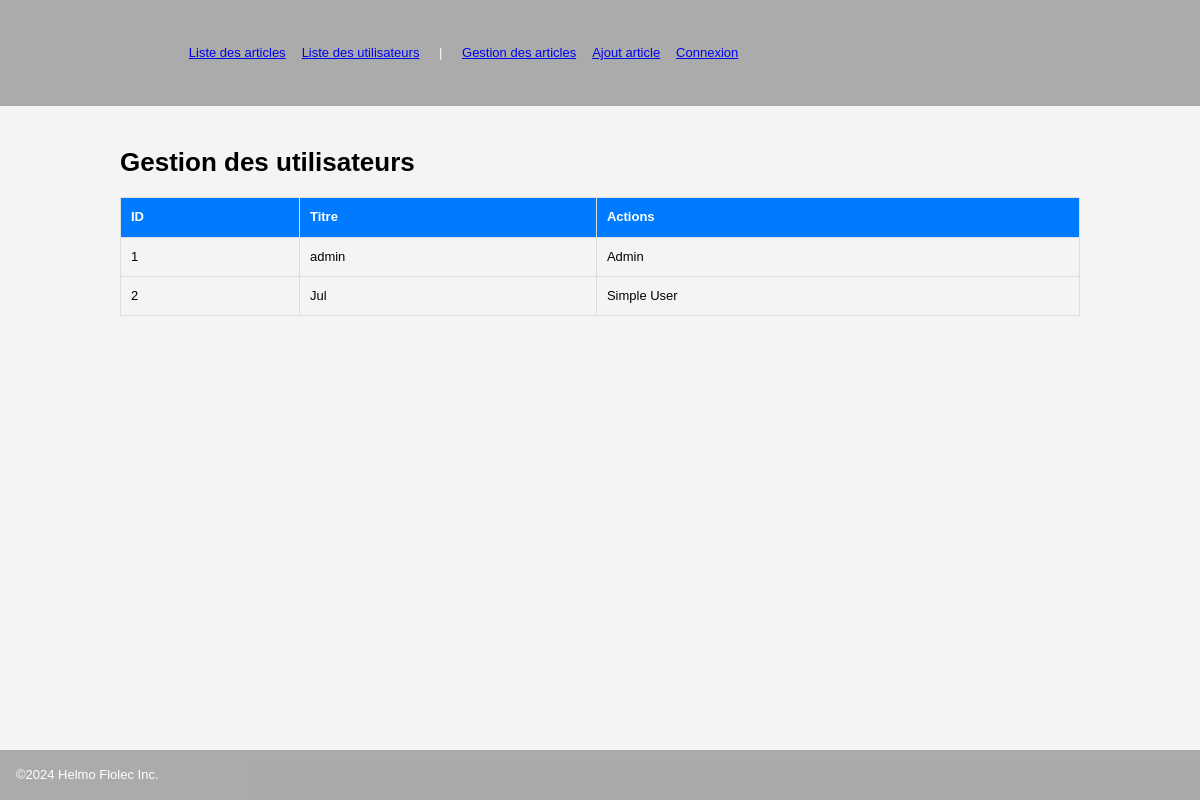
The page /public/admin/gestionUser.php on the database as committed earlier.
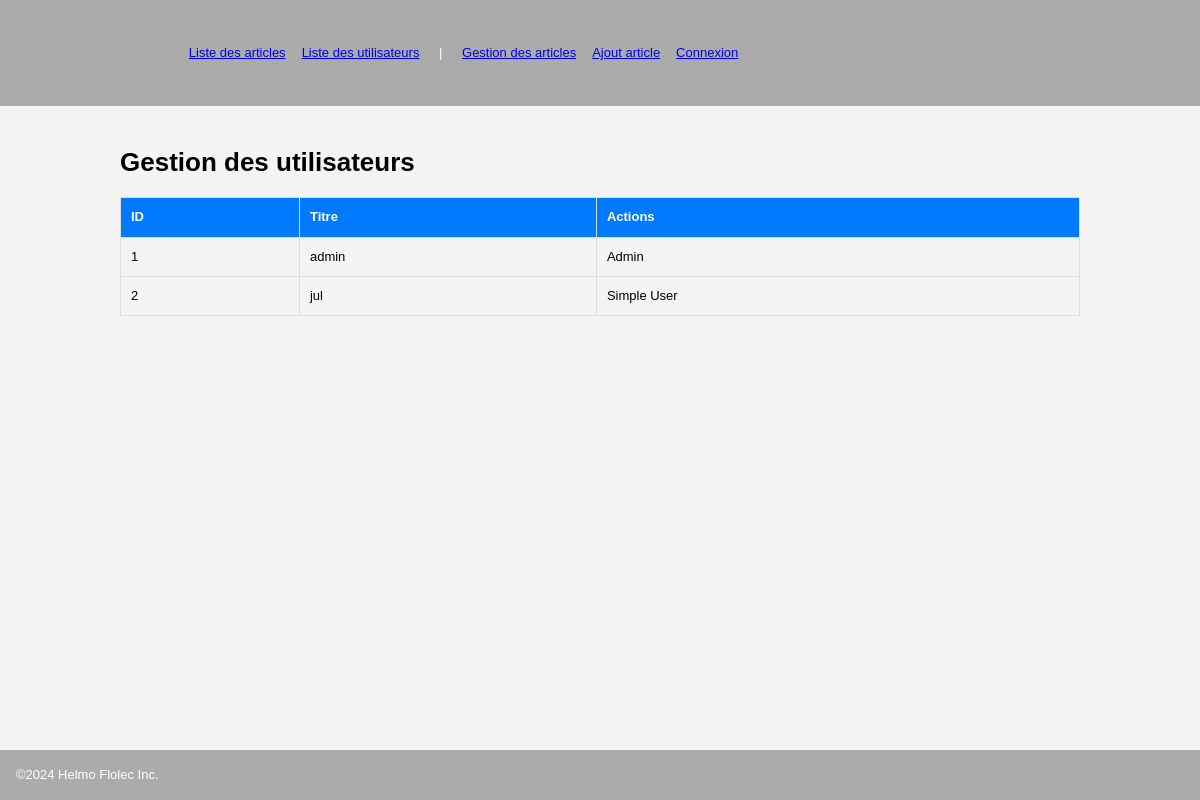
The same page on the database as committed later.
### tables this page shows
CREATE TABLE IF NOT EXISTS `blog_user` 
 ( `id` int NOT NULL AUTO_INCREMENT, 
 `nom` varchar(100) NOT NULL, 
 `mdp` varchar(300) NOT NULL, 
 `is_admin` TINYINT(1) NOT NULL, PRIMARY KEY (`id`) );

### php/db_user.inc.php (called while the page is built, shortened)
<?php
class UserRepository
{
    public function getAllUsers(string &$message): array
    {
        $result = [];
        $bdd = null;
        try {
            $bdd = DBLink::connect2db(MYDB, $message);
            $stmt  = $bdd->query("SELECT * FROM " . self::TABLE_NAME . " order by id", PDO::FETCH_CLASS,  \Blog\User::class);
            $result = $stmt->fetchAll();
        } catch (\Exception $e) {
            $message .= $e->getMessage() . '<br>';
        } finally {
            DBLink::disconnect($bdd);
        }
        return $result;
    }
}

### php/utils.inc.php (called while the page is built, shortened)
<?php
function nettoyage(?string $data): string
{
    return htmlspecialchars(trim($data ?? ''), ENT_QUOTES, 'UTF-8');
}

### public/admin/gestionUser.php (the view, shortened to what this page needs)
<?php
require_once  '../../php/db_user.inc.php';
require_once  '../../php/utils.inc.php';
$message = $messageErreur = '';
$userRepository = new UserRepository();
$users = $userRepository->getAllUsers($messageErreur);
?>
<?php include   '../../inc/head.inc.php' ?>
<?php include   '../../inc/header.inc.php' ?>
<main class="centrage ">
    <h1>Gestion des utilisateurs</h1>
    <table>
        <thead>
            <tr>
                <th>ID</th>
                <th>Titre</th>
                <th>Actions</th>
            </tr>
        </thead>
        <tbody>
            <?php foreach ($users as $user): ?>
                <tr>
                    <td><?= $user->id; ?></td>
                    <td><?= nettoyage($user->nom); ?></td>
                    <td><?= ($user->is_admin) ? "Admin" : "Simple User"; ?></td>
                </tr>
            <?php endforeach; ?>
        </tbody>
    </table>
</main>
<?php include  '../../inc/footer.inc.php' ?>

### inc/head.inc.php (shortened to what this page needs)
<!DOCTYPE html>
<html lang="fr">
<head>
    <link href="<?= BASE_URL ?>/public/css/mesStyles.css" rel="stylesheet">
    <link rel="stylesheet" href="https://cdnjs.cloudflare.com/ajax/libs/font-awesome/4.7.0/css/font-awesome.min.css">
</head>
<body>

### inc/header.inc.php
<header>
    <div class="centrage">
        <nav>
            <ul class="containeurFlex">
                <li><a href="<?= BASE_URL ?>">Liste des articles</a></li>
                <li><a href="<?= BASE_URL ?>/public/admin/gestionUser.php">Liste des utilisateurs</a></li>
                <li>&nbsp;|&nbsp;</li>
                <li><a href="<?= BASE_URL ?>/public/admin/gestion.php">Gestion des articles</a></li>
                <li><a href="<?= BASE_URL ?>/public/admin/new.php">Ajout article</a></li>
                <?php
                if (isset($_SESSION['id_user'])) { ?>
                    <li>Bonjour <?= $_SESSION['nom_user']; ?></li>
                    <li>
                        <form method="post" action="<?= BASE_URL ?>/">
                            <button type="submit" name="logout" class="btn"><i class="fa fa-sign-out" aria-hidden="true"></i></button>
                        </form>
                    </li>
                <?php
                } else { ?> <li><a href="<?= BASE_URL ?>/public/connect.php">Connexion</a></li>
                <?php  }  ?>
            </ul>
        </nav>
    </div>
</header>

### inc/footer.inc.php
<footer>
    ©2024 Helmo Flolec Inc.
</footer>
</body>
</html>

### public/css/mesStyles.css (style rules this page uses)
:root { --main-bg-color: #f4f4f4; --main-theme-color: #007bff; --val-radius: 0.313rem; --ombre: 0px 0px 10px rgba(0, 0, 0, 0.1); --color-danger: 220, 53, 69; --color-info: 0, 123, 255; --color-succes: 40, 167, 69; --color-edit: 255, 130, 0; }
* { box-sizing: border-box; }
body { background-color: var(--main-bg-color); font-family: Verdana, Geneva, Tahoma, sans-serif, sans-serif; font-size: 0.813rem; line-height: 1.4; padding: 0; margin: 0; display: flex; flex-direction: column; min-height: 100vh; overflow-y: scroll; }
.containeurFlex { display: flex; flex-wrap: wrap; }
ul, li { list-style-type: none; margin: 0.5rem; }
.centrage { width: 80%; max-width: 80%; margin: 20px auto; }
header, footer { background-color: rgb(0, 0, 0, 0.3); color: #fff; padding: 1rem; }
footer { margin-top: auto; }
table { width: 100%; border-collapse: collapse; margin-top: 10px; }
table, th, td { border: 1px solid #ddd; }
th, td { padding: 10px; text-align: left; }
th { background-color: var(--main-theme-color); color: white; }

Rows that differ between the two databases and show on the page:
changed blog_user id 2: nom "Jul" → "jul"
